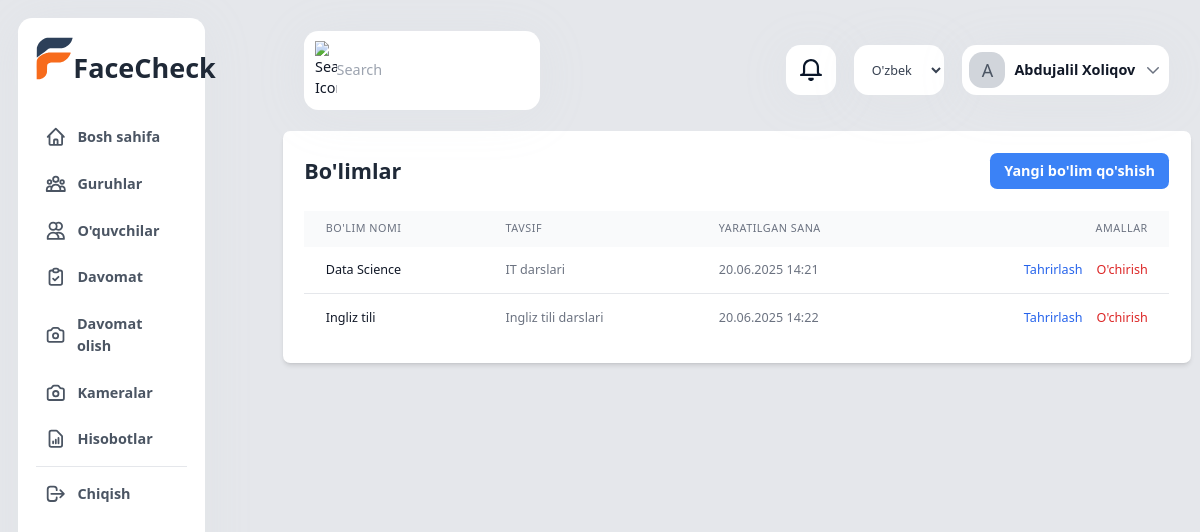
The page /uz/departments/ (signed in) on the database its author committed.
### app/models.py (models this page shows, shortened)
class CustomUser(AbstractUser):
    USER_TYPE_CHOICES = (
        ('super_admin', 'Super Admin'),
        ('management', 'Rahbariyat'),
        ('teacher', 'O\'qituvchi'),
        ('student', 'O\'quvchi'),
        ('parent', 'Ota-ona'),
    )
    user_type = models.CharField(max_length=20, choices=USER_TYPE_CHOICES)
    phone_number = models.CharField(max_length=15, blank=True)
    profile_image = models.ImageField(upload_to='profile_pictures/', null=False, blank=False)
    face_encoding = models.BinaryField(null=True, blank=True)
    class Meta:
        verbose_name = _('Foydalanuvchi')
        verbose_name_plural = _('Foydalanuvchilar')

class Department(models.Model):
    name = models.CharField(_('Bo\'lim nomi'), max_length=100)
    description = models.TextField(_('Tavsif'), blank=True)
    created_at = models.DateTimeField(auto_now_add=True)
    class Meta:
        verbose_name = _('Bo\'lim')
        verbose_name_plural = _('Bo\'limlar')

### app/views.py (the view)
# urls.py: path('departments/', views.department_list, name='department_list'),
@login_required
def department_list(request):
    departments = Department.objects.all()
    return render(request, 'departments/list.html', {'departments': departments})

### app/context_processors.py (called while the page is built)
def camera_status(request):
    context = {}
    if request.user.is_authenticated and (request.user.is_staff or request.user.is_superuser):
        context['active_camera_count'] = Camera.objects.filter(active=True).count()
    return context

### app/templates/departments/list.html (shortened to what this page needs)
{% extends 'base.html' %}
{% load i18n %}
{% block content %}
<div class="bg-white shadow-md rounded-lg p-6">
    <div class="flex justify-between items-center mb-6">
        <h2 class="text-2xl font-bold text-gray-800">{% trans "Bo'limlar" %}</h2>
        <a href="{% url 'app:department_add' %}" class="bg-blue-500 hover:bg-blue-600 text-white font-semibold py-2 px-4 rounded-lg transition duration-300">
            {% trans "Yangi bo'lim qo'shish" %}
        </a>
    </div>
    <div class="overflow-x-auto">
        <table class="min-w-full table-auto">
            <thead class="bg-gray-50">
                <tr>
                    <th class="px-6 py-3 text-left text-xs font-medium text-gray-500 uppercase tracking-wider">{% trans "Bo'lim nomi" %}</th>
                    <th class="px-6 py-3 text-left text-xs font-medium text-gray-500 uppercase tracking-wider">{% trans "Tavsif" %}</th>
                    <th class="px-6 py-3 text-left text-xs font-medium text-gray-500 uppercase tracking-wider">{% trans "Yaratilgan sana" %}</th>
                    <th class="px-6 py-3 text-right text-xs font-medium text-gray-500 uppercase tracking-wider">{% trans "Amallar" %}</th>
                </tr>
            </thead>
            <tbody class="bg-white divide-y divide-gray-200">
                {% for department in departments %}
                <tr>
                    <td class="px-6 py-4 whitespace-nowrap text-sm font-medium text-gray-900">{{ department.name }}</td>
                    <td class="px-6 py-4 text-sm text-gray-500">{{ department.description|truncatechars:100 }}</td>
                    <td class="px-6 py-4 whitespace-nowrap text-sm text-gray-500">{{ department.created_at|date:"d.m.Y H:i" }}</td>
                    <td class="px-6 py-4 whitespace-nowrap text-right text-sm font-medium">
                        <a href="{% url 'app:department_edit' department.pk %}" class="text-blue-600 hover:text-blue-900 mr-3">{% trans "Tahrirlash" %}</a>
                        <a href="{% url 'app:department_delete' department.pk %}" class="text-red-600 hover:text-red-900">{% trans "O'chirish" %}</a>
                    </td>
                </tr>
                {% empty %}
                <tr>
                    <td colspan="4" class="px-6 py-4 text-center text-sm text-gray-500">
                        {% trans "Bo'limlar topilmadi" %}
                    </td>
                </tr>
                {% endfor %}
            </tbody>
        </table>
    </div>
</div>
{% endblock %}

### app/templates/details/header.html (shortened to what this page needs)
{% load static %}
{% load i18n %}
<div class="container w-full mx-auto p-6">
    <div class="flex justify-between items-center mb-7.5">
        <div class="search-bar flex items-center bg-white rounded-2xl p-3 w-[16.375rem] shadow-[0px_6px_58px_#c3cbd61a]">
            <img src="{% static 'assets/images/img_icn_general_search.svg' %}" alt="{% trans 'Search Icon' %}" width="24" height="24" class="mr-2.75" />
            <input type="text" placeholder="{% trans 'Search' %}" class="border-none outline-none text-base text-gray-600 w-full bg-transparent" />
        </div>
        <div class="user-actions flex items-center">
            <div class="notifications bg-white rounded-2xl w-14 h-14 flex justify-center items-center mr-5 shadow-[0px_6px_58px_#c3cbd61a] cursor-pointer">
                <img src="{% static 'assets/images/img_icn_general_notifications.svg' %}" alt="{% trans 'Notifications' %}" width="24" height="24" />
            </div>
            <div class="relative flex items-center">
                <form action="{% url 'set_language' %}" method="post" class="mr-5">
                    <select name="language" onchange="this.form.submit()" class="bg-white rounded-2xl h-14 w-[100px] text-sm text-gray-700 px-4 py-1 shadow-[0px_6px_58px_#c3cbd61a] focus:outline-none hover:bg-gray-50 cursor-pointer">
                        {% get_current_language as LANGUAGE_CODE %}
                        {% get_available_languages as LANGUAGES %}
                        {% for lang in LANGUAGES %}
                            <option value="{{ lang.0 }}" {% if lang.0 == LANGUAGE_CODE %}selected{% endif %}>
                                {{ lang.1 }}
                            </option>
                        {% endfor %}
                    </select>
                </form>
                <button type="button" onclick="toggleDropdown()" class="user-profile flex items-center bg-white h-14 rounded-2xl p-2 shadow-[0px_6px_58px_#c3cbd61a] hover:bg-gray-50">
                    {% if request.user.profile_image %}
                        <img src="{{ request.user.profile_image.url }}" alt="{% trans 'User Profile' %}" class="profile-pic w-[40px] rounded-[0.9375rem] mr-2.5" />
                    {% else %}
                        <span class="profile-pic w-[40px] h-[40px] rounded-[0.9375rem] mr-2.5 bg-gray-300 flex items-center justify-center text-xl text-gray-600">{{ request.user.get_full_name|make_list|first|upper }}</span>
                    {% endif %}
                    <span class="text-base font-bold text-gray-900 mr-2.5">{{ user.get_full_name }}</span>
                    <svg class="w-5 h-5 text-gray-500" fill="none" stroke="currentColor" viewBox="0 0 24 24">
                        <path stroke-linecap="round" stroke-linejoin="round" stroke-width="2" d="M19 9l-7 7-7-7" />
                    </svg>
                </button>
            </div>
        </div>
    </div>
</div>

### app/templates/base.html (style rules this page uses)
body { zoom: 0.9; -moz-transform: scale(0.9); -moz-transform-origin: 0 0; }

### rows shown on the page
CustomUser: user.get_full_name|make_list "A", get_full_name "Abdujalil Xoliqov"
Department: name "Data Science", description "IT darslari", created_at "20.06.2025 14:21"
Department: name "Ingliz tili", description "Ingliz tili darslari", created_at "20.06.2025 14:22"

### other values the page prints
form field language "O'zbek tili"
